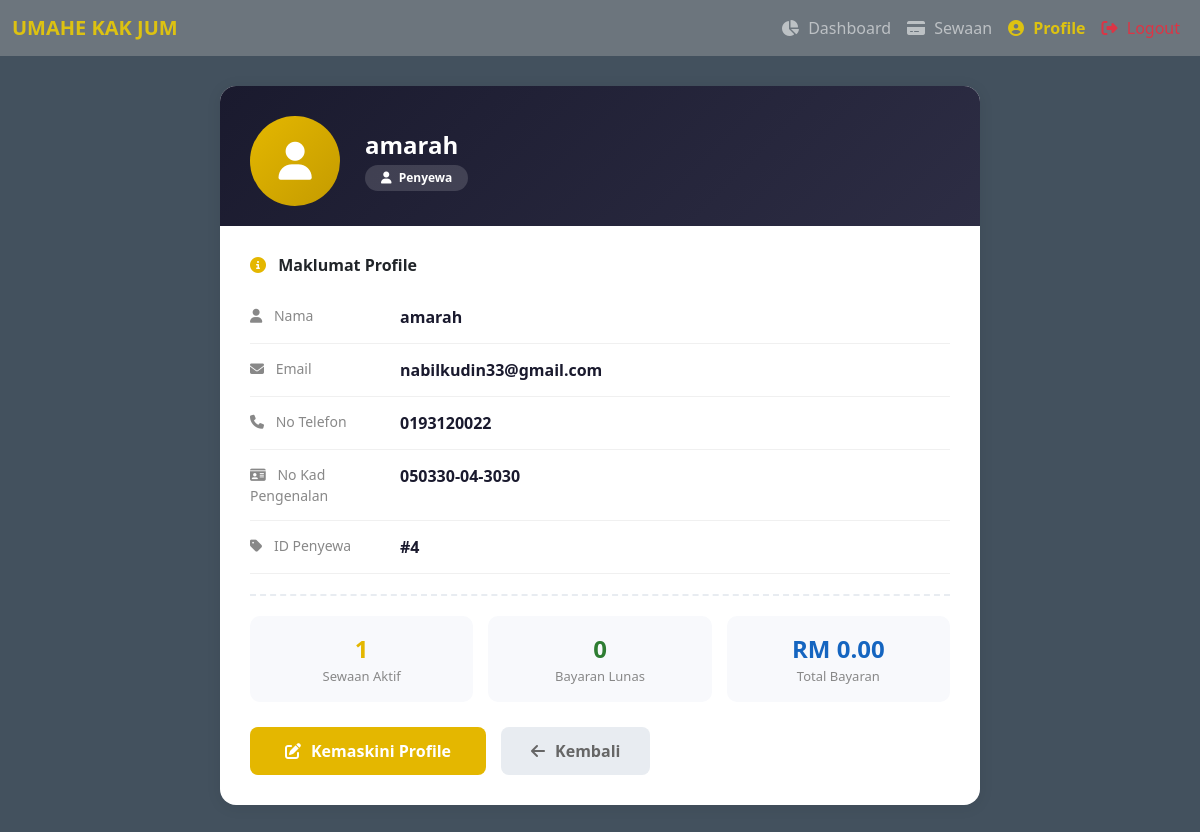
/profile.php (signed in), run on the app's committed database.
### tables this page shows
CREATE TABLE IF NOT EXISTS `penyewa` (
  `id_penyewa` int NOT NULL AUTO_INCREMENT,
  `nama` varchar(100) NOT NULL,
  `no_ic` varchar(20) NOT NULL,
  `no_telefon` varchar(20) DEFAULT NULL,
  `email` varchar(100) NOT NULL,
  `password` varchar(255) NOT NULL,
  PRIMARY KEY (`id_penyewa`),
  UNIQUE KEY `no_ic` (`no_ic`),
  UNIQUE KEY `email` (`email`)
);

### profile.php (the view, shortened to what this page needs)
<?php
include("db.php");
$role = $_SESSION['role'];
$user_id = $_SESSION['user_id'];
if ($role == 'admin') {
    $nama = $_SESSION['username'] ?? 'Admin';
    $email = 'admin@umahkakjum.com';
    $no_telefon = '-';
    $no_ic = '-';
    $role_display = 'Tuan Rumah / Admin';
    $tarikh_daftar = '-';
} else {
    $sql = "SELECT * FROM penyewa WHERE id_penyewa = ?";
    $stmt = mysqli_prepare($conn, $sql);
    mysqli_stmt_bind_param($stmt, "i", $user_id);
    mysqli_stmt_execute($stmt);
    $result = mysqli_stmt_get_result($stmt);
    $penyewa = mysqli_fetch_assoc($result);
    if ($penyewa) {
        $nama = $penyewa['nama'];
        $email = $penyewa['email'];
        $no_telefon = $penyewa['no_telefon'] ?? '-';
        $no_ic = $penyewa['no_ic'] ?? '-';
        $role_display = 'Penyewa';
    } else {
        header("Location: logout.php");
        exit();
    }
}
$bil_sewaan = 0;
$bil_bayaran = 0;
$total_bayaran = 0;
if ($role == 'penyewa') {
    $sql = "SELECT COUNT(*) AS total FROM sewa WHERE id_penyewa = ?";
    $stmt = mysqli_prepare($conn, $sql);
    mysqli_stmt_bind_param($stmt, "i", $user_id);
    mysqli_stmt_execute($stmt);
    $result = mysqli_stmt_get_result($stmt);
    $row = mysqli_fetch_assoc($result);
    $bil_sewaan = $row['total'] ?? 0;
    $sql = "SELECT COUNT(*) AS bil, SUM(jumlah) AS total FROM bayaran b
            JOIN sewa s ON b.id_sewa = s.id_sewa
            WHERE s.id_penyewa = ? AND b.status = 'Lunas'";
    $stmt = mysqli_prepare($conn, $sql);
    mysqli_stmt_bind_param($stmt, "i", $user_id);
    mysqli_stmt_execute($stmt);
    $result = mysqli_stmt_get_result($stmt);
    $row = mysqli_fetch_assoc($result);
    $bil_bayaran = $row['bil'] ?? 0;
    $total_bayaran = $row['total'] ?? 0;
}
?>
<!DOCTYPE html>
<html>
<head>
    <link href="https://cdn.jsdelivr.net/npm/bootstrap@5.3.0/dist/css/bootstrap.min.css" rel="stylesheet">
    <link rel="stylesheet" href="https://cdnjs.cloudflare.com/ajax/libs/font-awesome/6.4.0/css/all.min.css">
</head>
<body>
<?php
if ($role == 'admin') {
    include("header.php");
} else {
    include("header_penyewa.php");
}
?>
<div class="page-wrapper">
    <div class="profile-card">
        <div class="profile-header">
            <div class="profile-avatar">
                <i class="fas fa-user"></i>
            </div>
            <div class="profile-title">
                <h4><?= htmlspecialchars($nama) ?></h4>
                <span class="badge-role">
                    <i class="fas fa-<?= $role == 'admin' ? 'user-shield' : 'user' ?> me-1"></i>
                    <?= $role_display ?>
                </span>
            </div>
        </div>
        <div class="profile-body">
            <h6 class="fw-bold mb-3"><i class="fas fa-info-circle me-2" style="color: #e4b700;"></i> Maklumat Profile</h6>
            <div class="info-row">
                <span class="label"><i class="fas fa-user me-2"></i> Nama</span>
                <span class="value"><?= htmlspecialchars($nama) ?></span>
            </div>
            <div class="info-row">
                <span class="label"><i class="fas fa-envelope me-2"></i> Email</span>
                <span class="value"><?= htmlspecialchars($email) ?></span>
            </div>
            <?php if ($role == 'penyewa'): ?>
            <div class="info-row">
                <span class="label"><i class="fas fa-phone me-2"></i> No Telefon</span>
                <span class="value"><?= htmlspecialchars($no_telefon) ?></span>
            </div>
            <div class="info-row">
                <span class="label"><i class="fas fa-id-card me-2"></i> No Kad Pengenalan</span>
                <span class="value"><?= htmlspecialchars($no_ic) ?></span>
            </div>
            <div class="info-row">
                <span class="label"><i class="fas fa-tag me-2"></i> ID Penyewa</span>
                <span class="value">#<?= $user_id ?></span>
            </div>
            <?php endif; ?>
            <?php if ($role == 'penyewa'): ?>
            <div class="stats-grid">
                <div class="stat-item">
                    <div class="number gold"><?= $bil_sewaan ?></div>
                    <div class="label">Sewaan Aktif</div>
                </div>
                <div class="stat-item">
                    <div class="number green"><?= $bil_bayaran ?></div>
                    <div class="label">Bayaran Lunas</div>
                </div>
                <div class="stat-item">
                    <div class="number blue">RM <?= number_format($total_bayaran, 2) ?></div>
                    <div class="label">Total Bayaran</div>
                </div>
            </div>
            <?php endif; ?>
            <div class="action-buttons">
                <a href="edit_profile.php" class="btn-edit">
                    <i class="fas fa-edit"></i> Kemaskini Profile
                </a>
                <a href="<?= $role == 'admin' ? 'dashboard.php' : 'dashboard_tenant.php' ?>" class="btn-back">
                    <i class="fas fa-arrow-left"></i> Kembali
                </a>
            </div>
        </div>
    </div>
</div>
</body>
</html>

### profile.php (style rules this page uses)
body { background: #f0f2f5; font-family: 'Segoe UI', Tahoma, Geneva, Verdana, sans-serif; }
.page-wrapper { max-width: 800px; margin: 0 auto; padding: 30px 20px; }
.profile-card { background: white; border-radius: 16px; box-shadow: 0 2px 15px rgba(0,0,0,0.08); overflow: hidden; }
.profile-header { background: linear-gradient(135deg, #1a1a2e, #2d2d44); padding: 30px 30px 20px; color: white; display: flex; align-items: center; gap: 25px; }
.profile-avatar { width: 90px; height: 90px; border-radius: 50%; background: linear-gradient(135deg, #e4b700, #c49b00); display: flex; align-items: center; justify-content: center; font-size: 38px; color: white; flex-shrink: 0; }
.profile-title h4 { font-weight: 700; margin: 0; }
.profile-title .badge-role { background: rgba(255,255,255,0.15); padding: 4px 16px; border-radius: 20px; font-size: 12px; font-weight: 600; display: inline-block; margin-top: 5px; }
.profile-body { padding: 30px; }
.info-row { display: flex; padding: 14px 0; border-bottom: 1px solid #f0f0f0; }
.info-row .label { width: 150px; color: #888; font-size: 14px; flex-shrink: 0; }
.info-row .value { font-weight: 600; color: #1a1a2e; }
.stats-grid { display: grid; grid-template-columns: repeat(3, 1fr); gap: 15px; margin-top: 20px; padding-top: 20px; border-top: 2px dashed #e8ecf1; }
.stat-item { text-align: center; background: #f8f9fc; padding: 15px; border-radius: 10px; }
.stat-item .number { font-size: 24px; font-weight: 700; color: #1a1a2e; }
.stat-item .label { font-size: 13px; color: #888; }
.stat-item .number.gold { color: #e4b700; }
.stat-item .number.green { color: #2e7d32; }
.stat-item .number.blue { color: #1565c0; }
.btn-edit { background: #e4b700; border: none; border-radius: 8px; padding: 12px 35px; font-weight: 700; color: white; transition: all 0.3s ease; text-decoration: none; display: inline-flex; align-items: center; gap: 10px; }
.btn-back { background: #e8ecf1; border: none; border-radius: 8px; padding: 12px 30px; font-weight: 600; color: #666; transition: all 0.3s ease; text-decoration: none; display: inline-flex; align-items: center; gap: 10px; }
.action-buttons { margin-top: 25px; display: flex; gap: 15px; flex-wrap: wrap; }

### header_penyewa.php (style rules this page uses)
body { background-color: #43515e; min-height: 100vh; display: flex; flex-direction: column; }

### data on the page
penyewa: nama "amarah", email "nabilkudin33@gmail.com", no_telefon "0193120022", no_ic "050330-04-3030"

### other printed values
$role_display "Penyewa"
$user_id "4"
$bil_sewaan "1"
$bil_bayaran "0"
$total_bayaran "0.00"
